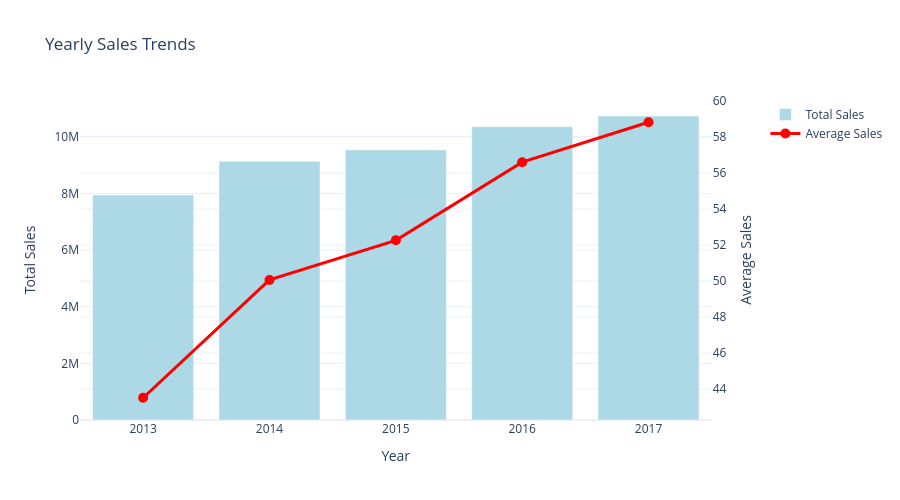

The code cell stored with this chart in its notebook:
### Code cell
# Yearly trend
yearly_sales = df_train.groupby('year')['sales'].agg(['sum', 'mean']).reset_index()

fig = make_subplots(specs=[[{"secondary_y": True}]])

fig.add_trace(
    go.Bar(x=yearly_sales['year'], y=yearly_sales['sum'], 
           name='Total Sales', marker_color='lightblue'),
    secondary_y=False,
)

fig.add_trace(
    go.Scatter(x=yearly_sales['year'], y=yearly_sales['mean'], 
               name='Average Sales', mode='lines+markers',
               line=dict(color='red', width=3), marker=dict(size=10)),
    secondary_y=True,
)

fig.update_layout(
    title='Yearly Sales Trends',
    height=500,
    template='plotly_white'
)

fig.update_xaxes(title_text="Year")
fig.update_yaxes(title_text="Total Sales", secondary_y=False)
fig.update_yaxes(title_text="Average Sales", secondary_y=True)

fig.show()

### Figure 1 — Plotly figure (JSON) as saved in the notebook; plotly's stock layout.template omitted (floating-point values rounded to 4 significant figures)
{"data": [{"marker": {"color": "lightblue"}, "name": "Total Sales", "type": "bar", "x": [2013, 2014, 2015, 2016, 2017], "xaxis": "x", "y": [7941243, 9135482, 9536887, 10357160, 10733740], "yaxis": "y"}, {"line": {"color": "red", "width": 3}, "marker": {"size": 10}, "mode": "lines+markers", "name": "Average Sales", "type": "scatter", "x": [2013, 2014, 2015, 2016, 2017], "xaxis": "x", "y": [43.51, 50.06, 52.26, 56.6, 58.82], "yaxis": "y2"}], "layout": {"height": 500, "title": {"text": "Yearly Sales Trends"}, "xaxis": {"anchor": "y", "domain": [0, 0.94], "title": {"text": "Year"}}, "yaxis": {"anchor": "x", "domain": [0, 1], "title": {"text": "Total Sales"}}, "yaxis2": {"anchor": "x", "overlaying": "y", "side": "right", "title": {"text": "Average Sales"}}}}
